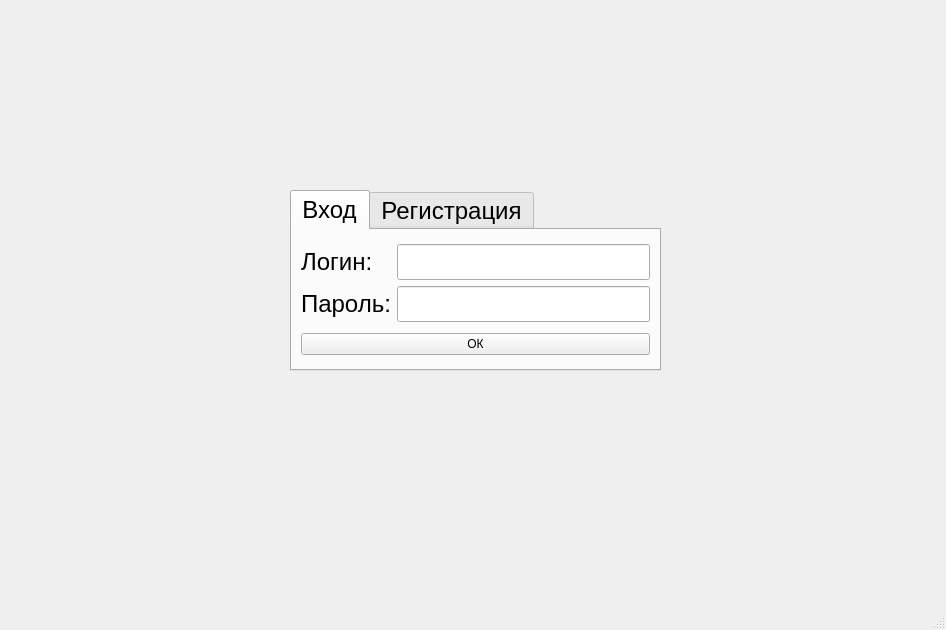
<?xml version="1.0" encoding="UTF-8"?>
<ui version="4.0">
 <class>Authorization</class>
 <widget class="QMainWindow" name="Authorization">
  <property name="geometry">
   <rect>
    <x>0</x>
    <y>0</y>
    <width>946</width>
    <height>630</height>
   </rect>
  </property>
  <property name="windowTitle">
   <string>Authorization</string>
  </property>
  <widget class="QWidget" name="centralwidget">
   <widget class="QTabWidget" name="tabWidget">
    <property name="geometry">
     <rect>
      <x>290</x>
      <y>190</y>
      <width>371</width>
      <height>181</height>
     </rect>
    </property>
    <property name="font">
     <font>
      <pointsize>18</pointsize>
     </font>
    </property>
    <property name="styleSheet">
     <string notr="true">alternate-background-color: rgb(255, 0, 0);</string>
    </property>
    <property name="currentIndex">
     <number>0</number>
    </property>
    <property name="tabBarAutoHide">
     <bool>false</bool>
    </property>
    <widget class="QWidget" name="tab">
     <attribute name="title">
      <string>Вход</string>
     </attribute>
     <layout class="QGridLayout" name="gridLayout_7">
      <item row="0" column="0">
       <layout class="QGridLayout" name="gridLayout_4">
        <item row="0" column="0">
         <layout class="QGridLayout" name="gridLayout_5">
          <item row="0" column="0">
           <widget class="QLabel" name="label_4">
            <property name="font">
             <font>
              <pointsize>18</pointsize>
             </font>
            </property>
            <property name="text">
             <string>Логин:</string>
            </property>
           </widget>
          </item>
          <item row="1" column="0">
           <widget class="QLabel" name="label_5">
            <property name="font">
             <font>
              <pointsize>18</pointsize>
             </font>
            </property>
            <property name="text">
             <string>Пароль:</string>
            </property>
           </widget>
          </item>
         </layout>
        </item>
        <item row="0" column="1">
         <layout class="QGridLayout" name="gridLayout_6">
          <item row="0" column="0">
           <widget class="QLineEdit" name="InputLog">
            <property name="font">
             <font>
              <pointsize>18</pointsize>
             </font>
            </property>
           </widget>
          </item>
          <item row="1" column="0">
           <widget class="QLineEdit" name="InputPas">
            <property name="font">
             <font>
              <pointsize>18</pointsize>
             </font>
            </property>
           </widget>
          </item>
         </layout>
        </item>
       </layout>
      </item>
      <item row="1" column="0">
       <widget class="QPushButton" name="LoginButton">
        <property name="text">
         <string>ОК</string>
        </property>
       </widget>
      </item>
     </layout>
    </widget>
    <widget class="QWidget" name="tab_2">
     <attribute name="title">
      <string>Регистрация</string>
     </attribute>
     <layout class="QGridLayout" name="gridLayout_8">
      <item row="0" column="0">
       <layout class="QGridLayout" name="gridLayout_3">
        <item row="0" column="0">
         <layout class="QGridLayout" name="gridLayout_2">
          <item row="0" column="0">
           <widget class="QLabel" name="label">
            <property name="font">
             <font>
              <pointsize>18</pointsize>
             </font>
            </property>
            <property name="text">
             <string>Логин:</string>
            </property>
           </widget>
          </item>
          <item row="1" column="0">
           <widget class="QLabel" name="label_3">
            <property name="font">
             <font>
              <pointsize>18</pointsize>
             </font>
            </property>
            <property name="text">
             <string>Пароль:</string>
            </property>
           </widget>
          </item>
         </layout>
        </item>
        <item row="0" column="1">
         <layout class="QGridLayout" name="gridLayout">
          <item row="0" column="0">
           <widget class="QLineEdit" name="InputLog_2">
            <property name="font">
             <font>
              <pointsize>18</pointsize>
             </font>
            </property>
           </widget>
          </item>
          <item row="1" column="0">
           <widget class="QLineEdit" name="InputPas_2">
            <property name="font">
             <font>
              <pointsize>18</pointsize>
             </font>
            </property>
           </widget>
          </item>
         </layout>
        </item>
       </layout>
      </item>
      <item row="1" column="0">
       <widget class="QPushButton" name="RegisterButton">
        <property name="text">
         <string>ОК</string>
        </property>
       </widget>
      </item>
     </layout>
    </widget>
   </widget>
  </widget>
  <widget class="QMenuBar" name="menubar">
   <property name="geometry">
    <rect>
     <x>0</x>
     <y>0</y>
     <width>946</width>
     <height>20</height>
    </rect>
   </property>
  </widget>
  <widget class="QStatusBar" name="statusbar"/>
 </widget>
 <resources/>
 <connections/>
</ui>
